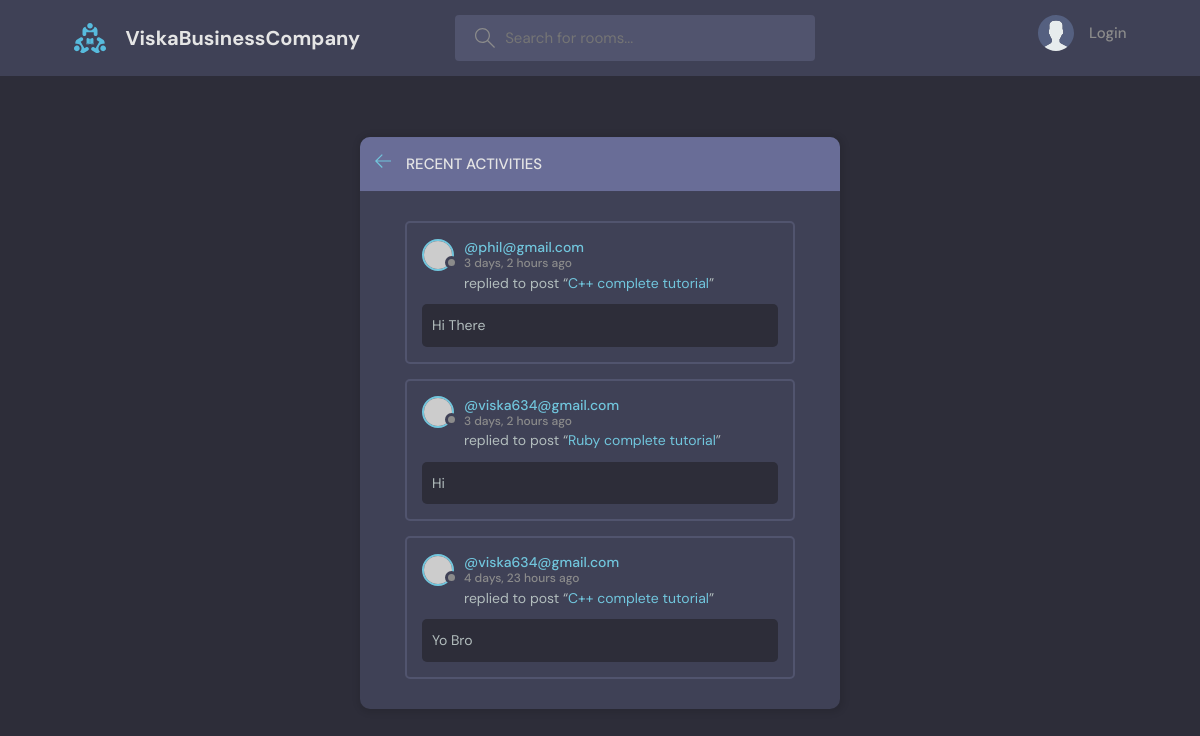
The page /activity/ on the database its author committed.
### base/models.py (models this page shows, shortened)
class Message(models.Model):
    user = models.ForeignKey(User, on_delete=models.CASCADE)
    room = models.ForeignKey(Room, on_delete=models.CASCADE)
    body = models.TextField()
    created = models.DateTimeField(auto_now_add=True)
    updated = models.DateTimeField(auto_now=True)
    class Meta:
        ordering = ['-updated', '-created']

class User(AbstractUser):
    name = models.CharField(max_length=200, null=True)
    email = models.EmailField(unique=True, null=True)
    bio = models.TextField(null=True)
    avatar = models.ImageField(null=True, default="avatar.svg")
    USERNAME_FIELD = 'email'
    REQUIRED_FIELDS = []

class Room(models.Model):
    host = models.ForeignKey(User, on_delete=models.SET_NULL, null=True)
    topic = models.ForeignKey(Topic, on_delete=models.SET_NULL, null=True)
    name = models.CharField(max_length=200)
    description = models.TextField(null=True, blank=False)
    participants = models.ManyToManyField(
        User, related_name='participants', blank=True)
    created = models.DateTimeField(auto_now_add=True)
    updated = models.DateTimeField(auto_now=True)
    class Meta:
        ordering = ['-updated', '-created']
    def __str__(self):
        return self.name

### base/views.py (the view)
# urls.py: path('activity/', views.activityPage, name="activity"),
def activityPage(request):
    room_messages = Message.objects.all()
    return render(request, 'activity.html', {'room_messages': room_messages})

### base/templates/activity.html (shortened to what this page needs)
{% extends 'main.html'%}
{%block content%}
    <main class="layout">
      <div class="container">
        <div class="layout__box">
          <div class="layout__boxHeader">
            <div class="layout__boxTitle">
              <a href="{{request.META.HTTP_REFERER}}">
                <svg version="1.1" xmlns="http://www.w3.org/2000/svg" width="32" height="32" viewBox="0 0 32 32">
                  <title>arrow-left</title>
                  <path
                    d="M13.723 2.286l-13.723 13.714 13.719 13.714 1.616-1.611-10.96-10.96h27.625v-2.286h-27.625l10.965-10.965-1.616-1.607z"
                  ></path>
                </svg>
              </a>
              <h3>Recent Activities</h3>
            </div>
          </div>
          <div class="activities-page layout__body">
            {% for message in room_messages %}
            <div class="activities__box">
              <div class="activities__boxHeader roomListRoom__header">
                <a href="{% url 'user-profile' message.user.id %}" class="roomListRoom__author">
                  <div class="avatar avatar--small">
                    <img src="https://randomuser.me/api/portraits/women/11.jpg" />
                  </div>
                  <p>
                    @{{message.user}}
                    <span>{{message.created|timesince}} ago</span>
                  </p>
                </a>
              </div>
              <div class="activities__boxContent">
                <p>replied to post “<a href=" {% url 'room' message.room.id %}">{{message.room}}</a>”</p>
                <div class="activities__boxRoomContent">
                    {{message.body}}
                </div>
              </div>
            </div>
            {% endfor %}
          </div>
        </div>
      </div>
    </main>
    {% endblock content%}

### templates/main.html (shortened to what this page needs)
<!DOCTYPE html>
{% load static %}
<html lang="en">
  <head>
    <link rel="stylesheet" href="{% static 'styles/style.css'%}" />
  </head>
  <body>
    {% include 'navbar.html' %}
    {% block content %}
    {% endblock %}
  </body>
</html>

### templates/navbar.html (shortened to what this page needs)
{% load static %}
  <header class="header header--loggedIn">
    <div class="container">
      <a href="{% url 'home' %}" class="header__logo">
        <img src="{% static "immages/logo.svg" %}" />
        <h1>ViskaBusinessCompany</h1>
      </a>
      <form class="header__search" method="GET" action="{% url 'home' %}">
        <label>
          <input name="q" placeholder="Search for rooms..." />
        </label>
      </form>
      <nav class="header__menu">
        {% if request.user.is_authenticated %}
        <div class="header__user">
          <a href="{% url 'user-profile' request.user.id %}">
            <div class="avatar avatar--medium active">
              <img src="{{request.user.avatar.url}}" />
            </div>
            <p>{{request.user.username}} <span>@{{request.user.username}}</span></p>
          </a>
          <button class="dropdown-button">
            <svg version="1.1" xmlns="http://www.w3.org/2000/svg" width="32" height="32" viewBox="0 0 32 32">
              <title>chevron-down</title>
              <path d="M16 21l-13-13h-3l16 16 16-16h-3l-13 13z"></path>
            </svg>
          </button>
        </div>
        {% else %}
        <a href="{% url 'login' %}">
          <img src="{% static "immages/avatar.svg" %}" />
          <p>Login</p>
        </a>
        {%endif%}
      </nav>
    </div>
  </header>

### static/styles/style.css (style rules this page uses)
:root { --color-main: #71c6dd; --color-main-light: #e1f6fb; --color-dark: #3f4156; --color-dark-medium: #51546e; --color-dark-light: #696d97; --color-light: #e5e5e5; --color-gray: #8b8b8b; --color-light-gray: #b2bdbd; --color-bg: #2d2d39; --color-success: #5dd693; --color-error: #fc4b0b; }
* { font-family: "DM Sans", -apple-system, BlinkMacSystemFont, "Segoe UI", Roboto, Oxygen, Ubuntu, Cantarell, "Open Sans", "Helvetica Neue", sans-serif; margin: 0; padding: 0; box-sizing: border-box; text-rendering: optimizeLegibility; font-size: inherit; }
html { font-size: 56.25%; }
@media only screen and (min-width: 1200px) { html { font-size: 62.5%; } }
body { line-height: 1.6; font-weight: 400; font-size: 1.5rem; color: var(--color-light-gray); background-color: var(--color-bg); min-height: 100vh; }
img { width: 100%; }
a { display: inline-block; color: var(--color-main); text-decoration: none; }
.container { max-width: 120rem; width: 90%; margin: auto; }
.avatar { position: relative; display: inline-block; border-radius: 50%; border: 2px solid var(--color-main); }
.avatar img { display: block; border-radius: 50%; object-fit: cover; object-position: center; }
.avatar::after { content: ""; display: block; position: absolute; background-color: var(--color-gray); z-index: 111; border-radius: 50%; border: 0.3rem solid var(--color-dark); }
.avatar.avatar--small img { width: 2.8rem; height: 2.8rem; }
.avatar.avatar--small:after { width: 0.7rem; height: 0.7rem; bottom: 0px; right: -6px; }
.header { padding: 1.5rem; background-color: var(--color-dark); }
.header > .container { display: flex; gap: 9.5rem; }
.header__logo, .header__user { display: flex; gap: 2rem; align-items: center; }
.header__logo > img { height: 3.2rem; width: 3.2rem; }
.header__logo > h1 { font-weight: 700; font-size: 2rem; color: var(--color-light); }
.header__search > label { background-color: var(--color-dark-medium); padding: 1.3rem 1rem; display: flex; align-items: center; gap: 1rem; border-radius: 4px; }
.header__search svg { fill: var(--color-gray); width: 2rem; height: 2rem; margin-left: 1rem; }
.header__search input { width: 30rem; background: transparent; border: none; outline: none; color: var(--color-light); }
.header__menu { margin-left: auto; position: relative; }
.header__menu a { display: flex; gap: 1.5rem; align-items: center; font-weight: 500; text-decoration: none; color: var(--color-gray); }
.header__menu img { height: 3.6rem; }
.header__menu p { line-height: 1.2; }
.layout { margin-top: 2.4rem; }
.layout > .container { display: flex; justify-content: space-between; align-items: flex-start; }
.layout__box { width: 90%; max-width: 48rem; min-height: 40rem; position: absolute; top: 50%; left: 50%; transform: translate(-50%, -46%); background-color: var(--color-dark); border-radius: 1rem; box-shadow: 1px 1px 6px 3px rgba(0, 0, 0, 0.1); overflow: hidden; }
.layout__boxHeader { display: flex; padding: 1.5rem; background-color: var(--color-dark-light); }
.layout__boxTitle { display: flex; gap: 1.5rem; align-items: center; }
.layout__boxTitle h3 { text-transform: uppercase; font-weight: 500; color: var(--color-light); }
.layout__boxTitle svg { width: 1.6rem; height: 1.6rem; fill: var(--color-main); }
.layout__body { margin: 3rem; }
.roomListRoom__header { display: flex; justify-content: space-between; align-items: center; }
.roomListRoom__author { font-weight: 500; display: flex; align-items: center; gap: 1rem; }
.activities__box { margin: 1.5rem; padding: 1.5rem; border: 2px solid var(--color-dark-medium); border-radius: 5px; }
.activities__boxHeader p { font-size: 1.4rem; line-height: 1.3; }
.activities__boxHeader p span { color: var(--color-gray); font-size: 1.2rem; display: block; }
.activities__boxContent { margin-left: 4.2rem; }
.activities__boxContent { font-size: 1.4rem; }
.activities__boxRoomContent { background: var(--color-bg); padding: 1rem; border-radius: 5px; margin-top: 1rem; margin-left: -4.2rem; }

### rows shown on the page
Message: user "phil@gmail.com", created "3 days, 2 hours", room "C++ complete tutorial", body "Hi There"
Message: user "viska634@gmail.com", created "3 days, 2 hours", room "Ruby complete tutorial", body "Hi"
Message: user "viska634@gmail.com", created "4 days, 23 hours", room "C++ complete tutorial", body "Yo Bro"
